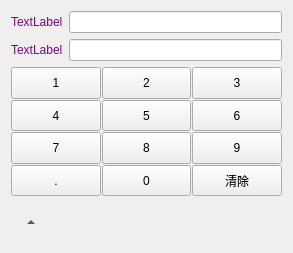
<?xml version="1.0" encoding="UTF-8"?>
<ui version="4.0">
 <class>lds_dialog_input_Dialog</class>
 <widget class="QDialog" name="lds_dialog_input_Dialog">
  <property name="geometry">
   <rect>
    <x>0</x>
    <y>0</y>
    <width>293</width>
    <height>253</height>
   </rect>
  </property>
  <property name="windowTitle">
   <string>Dialog</string>
  </property>
  <layout class="QVBoxLayout" name="verticalLayout">
   <item>
    <layout class="QGridLayout" name="gridLayout_2">
     <item row="0" column="0">
      <widget class="QLabel" name="label">
       <property name="styleSheet">
        <string notr="true">color:purple;</string>
       </property>
       <property name="text">
        <string>TextLabel</string>
       </property>
      </widget>
     </item>
     <item row="0" column="1">
      <widget class="lds_lineedit" name="lineEdit"/>
     </item>
     <item row="1" column="0">
      <widget class="QLabel" name="label_2">
       <property name="styleSheet">
        <string notr="true">color:purple;</string>
       </property>
       <property name="text">
        <string>TextLabel</string>
       </property>
      </widget>
     </item>
     <item row="1" column="1">
      <widget class="lds_lineedit" name="lineEdit_2"/>
     </item>
    </layout>
   </item>
   <item>
    <widget class="QFrame" name="frame">
     <layout class="QGridLayout" name="gridLayout">
      <property name="leftMargin">
       <number>0</number>
      </property>
      <property name="topMargin">
       <number>0</number>
      </property>
      <property name="rightMargin">
       <number>0</number>
      </property>
      <property name="bottomMargin">
       <number>0</number>
      </property>
      <property name="spacing">
       <number>1</number>
      </property>
      <item row="3" column="2">
       <widget class="QPushButton" name="pushButton_clear">
        <property name="sizePolicy">
         <sizepolicy hsizetype="Expanding" vsizetype="Expanding">
          <horstretch>0</horstretch>
          <verstretch>0</verstretch>
         </sizepolicy>
        </property>
        <property name="minimumSize">
         <size>
          <width>0</width>
          <height>0</height>
         </size>
        </property>
        <property name="maximumSize">
         <size>
          <width>16777215</width>
          <height>16777215</height>
         </size>
        </property>
        <property name="focusPolicy">
         <enum>Qt::NoFocus</enum>
        </property>
        <property name="styleSheet">
         <string notr="true"/>
        </property>
        <property name="text">
         <string>清除</string>
        </property>
        <property name="outer_stylesheet" stdset="0">
         <string>pushbutton</string>
        </property>
       </widget>
      </item>
      <item row="3" column="1">
       <widget class="QPushButton" name="pushButton_num0">
        <property name="sizePolicy">
         <sizepolicy hsizetype="Expanding" vsizetype="Expanding">
          <horstretch>0</horstretch>
          <verstretch>0</verstretch>
         </sizepolicy>
        </property>
        <property name="minimumSize">
         <size>
          <width>0</width>
          <height>0</height>
         </size>
        </property>
        <property name="maximumSize">
         <size>
          <width>16777215</width>
          <height>16777215</height>
         </size>
        </property>
        <property name="focusPolicy">
         <enum>Qt::NoFocus</enum>
        </property>
        <property name="styleSheet">
         <string notr="true"/>
        </property>
        <property name="text">
         <string>0</string>
        </property>
        <property name="outer_stylesheet" stdset="0">
         <string>pushbutton</string>
        </property>
       </widget>
      </item>
      <item row="1" column="2">
       <widget class="QPushButton" name="pushButton_num6">
        <property name="sizePolicy">
         <sizepolicy hsizetype="Expanding" vsizetype="Expanding">
          <horstretch>0</horstretch>
          <verstretch>0</verstretch>
         </sizepolicy>
        </property>
        <property name="minimumSize">
         <size>
          <width>0</width>
          <height>0</height>
         </size>
        </property>
        <property name="maximumSize">
         <size>
          <width>16777215</width>
          <height>16777215</height>
         </size>
        </property>
        <property name="focusPolicy">
         <enum>Qt::NoFocus</enum>
        </property>
        <property name="styleSheet">
         <string notr="true"/>
        </property>
        <property name="text">
         <string>6</string>
        </property>
        <property name="outer_stylesheet" stdset="0">
         <string>pushbutton</string>
        </property>
       </widget>
      </item>
      <item row="0" column="2">
       <widget class="QPushButton" name="pushButton_num3">
        <property name="sizePolicy">
         <sizepolicy hsizetype="Expanding" vsizetype="Expanding">
          <horstretch>0</horstretch>
          <verstretch>0</verstretch>
         </sizepolicy>
        </property>
        <property name="minimumSize">
         <size>
          <width>0</width>
          <height>0</height>
         </size>
        </property>
        <property name="maximumSize">
         <size>
          <width>16777215</width>
          <height>16777215</height>
         </size>
        </property>
        <property name="focusPolicy">
         <enum>Qt::NoFocus</enum>
        </property>
        <property name="styleSheet">
         <string notr="true"/>
        </property>
        <property name="text">
         <string>3</string>
        </property>
        <property name="outer_stylesheet" stdset="0">
         <string>pushbutton</string>
        </property>
       </widget>
      </item>
      <item row="0" column="1">
       <widget class="QPushButton" name="pushButton_num2">
        <property name="sizePolicy">
         <sizepolicy hsizetype="Expanding" vsizetype="Expanding">
          <horstretch>0</horstretch>
          <verstretch>0</verstretch>
         </sizepolicy>
        </property>
        <property name="minimumSize">
         <size>
          <width>0</width>
          <height>0</height>
         </size>
        </property>
        <property name="maximumSize">
         <size>
          <width>16777215</width>
          <height>16777215</height>
         </size>
        </property>
        <property name="focusPolicy">
         <enum>Qt::NoFocus</enum>
        </property>
        <property name="styleSheet">
         <string notr="true"/>
        </property>
        <property name="text">
         <string>2</string>
        </property>
        <property name="outer_stylesheet" stdset="0">
         <string>pushbutton</string>
        </property>
       </widget>
      </item>
      <item row="1" column="0">
       <widget class="QPushButton" name="pushButton_num4">
        <property name="sizePolicy">
         <sizepolicy hsizetype="Expanding" vsizetype="Expanding">
          <horstretch>0</horstretch>
          <verstretch>0</verstretch>
         </sizepolicy>
        </property>
        <property name="minimumSize">
         <size>
          <width>0</width>
          <height>0</height>
         </size>
        </property>
        <property name="maximumSize">
         <size>
          <width>16777215</width>
          <height>16777215</height>
         </size>
        </property>
        <property name="focusPolicy">
         <enum>Qt::NoFocus</enum>
        </property>
        <property name="styleSheet">
         <string notr="true"/>
        </property>
        <property name="text">
         <string>4</string>
        </property>
        <property name="outer_stylesheet" stdset="0">
         <string>pushbutton</string>
        </property>
       </widget>
      </item>
      <item row="2" column="0">
       <widget class="QPushButton" name="pushButton_num7">
        <property name="sizePolicy">
         <sizepolicy hsizetype="Expanding" vsizetype="Expanding">
          <horstretch>0</horstretch>
          <verstretch>0</verstretch>
         </sizepolicy>
        </property>
        <property name="minimumSize">
         <size>
          <width>0</width>
          <height>0</height>
         </size>
        </property>
        <property name="maximumSize">
         <size>
          <width>16777215</width>
          <height>16777215</height>
         </size>
        </property>
        <property name="focusPolicy">
         <enum>Qt::NoFocus</enum>
        </property>
        <property name="styleSheet">
         <string notr="true"/>
        </property>
        <property name="text">
         <string>7</string>
        </property>
        <property name="outer_stylesheet" stdset="0">
         <string>pushbutton</string>
        </property>
       </widget>
      </item>
      <item row="2" column="1">
       <widget class="QPushButton" name="pushButton_num8">
        <property name="sizePolicy">
         <sizepolicy hsizetype="Expanding" vsizetype="Expanding">
          <horstretch>0</horstretch>
          <verstretch>0</verstretch>
         </sizepolicy>
        </property>
        <property name="minimumSize">
         <size>
          <width>0</width>
          <height>0</height>
         </size>
        </property>
        <property name="maximumSize">
         <size>
          <width>16777215</width>
          <height>16777215</height>
         </size>
        </property>
        <property name="focusPolicy">
         <enum>Qt::NoFocus</enum>
        </property>
        <property name="styleSheet">
         <string notr="true"/>
        </property>
        <property name="text">
         <string>8</string>
        </property>
        <property name="outer_stylesheet" stdset="0">
         <string>pushbutton</string>
        </property>
       </widget>
      </item>
      <item row="2" column="2">
       <widget class="QPushButton" name="pushButton_num9">
        <property name="sizePolicy">
         <sizepolicy hsizetype="Expanding" vsizetype="Expanding">
          <horstretch>0</horstretch>
          <verstretch>0</verstretch>
         </sizepolicy>
        </property>
        <property name="minimumSize">
         <size>
          <width>0</width>
          <height>0</height>
         </size>
        </property>
        <property name="maximumSize">
         <size>
          <width>16777215</width>
          <height>16777215</height>
         </size>
        </property>
        <property name="focusPolicy">
         <enum>Qt::NoFocus</enum>
        </property>
        <property name="styleSheet">
         <string notr="true"/>
        </property>
        <property name="text">
         <string>9</string>
        </property>
        <property name="outer_stylesheet" stdset="0">
         <string>pushbutton</string>
        </property>
       </widget>
      </item>
      <item row="1" column="1">
       <widget class="QPushButton" name="pushButton_num5">
        <property name="sizePolicy">
         <sizepolicy hsizetype="Expanding" vsizetype="Expanding">
          <horstretch>0</horstretch>
          <verstretch>0</verstretch>
         </sizepolicy>
        </property>
        <property name="minimumSize">
         <size>
          <width>0</width>
          <height>0</height>
         </size>
        </property>
        <property name="maximumSize">
         <size>
          <width>16777215</width>
          <height>16777215</height>
         </size>
        </property>
        <property name="focusPolicy">
         <enum>Qt::NoFocus</enum>
        </property>
        <property name="styleSheet">
         <string notr="true"/>
        </property>
        <property name="text">
         <string>5</string>
        </property>
        <property name="outer_stylesheet" stdset="0">
         <string>pushbutton</string>
        </property>
       </widget>
      </item>
      <item row="0" column="0">
       <widget class="QPushButton" name="pushButton_num1">
        <property name="sizePolicy">
         <sizepolicy hsizetype="Expanding" vsizetype="Expanding">
          <horstretch>0</horstretch>
          <verstretch>0</verstretch>
         </sizepolicy>
        </property>
        <property name="minimumSize">
         <size>
          <width>0</width>
          <height>0</height>
         </size>
        </property>
        <property name="maximumSize">
         <size>
          <width>16777215</width>
          <height>16777215</height>
         </size>
        </property>
        <property name="focusPolicy">
         <enum>Qt::NoFocus</enum>
        </property>
        <property name="styleSheet">
         <string notr="true"/>
        </property>
        <property name="text">
         <string>1</string>
        </property>
        <property name="outer_stylesheet" stdset="0">
         <string>pushbutton</string>
        </property>
       </widget>
      </item>
      <item row="3" column="0">
       <widget class="QPushButton" name="pushButton_dot">
        <property name="sizePolicy">
         <sizepolicy hsizetype="Expanding" vsizetype="Expanding">
          <horstretch>0</horstretch>
          <verstretch>0</verstretch>
         </sizepolicy>
        </property>
        <property name="minimumSize">
         <size>
          <width>0</width>
          <height>0</height>
         </size>
        </property>
        <property name="maximumSize">
         <size>
          <width>16777215</width>
          <height>16777215</height>
         </size>
        </property>
        <property name="focusPolicy">
         <enum>Qt::NoFocus</enum>
        </property>
        <property name="styleSheet">
         <string notr="true"/>
        </property>
        <property name="text">
         <string>.</string>
        </property>
        <property name="outer_stylesheet" stdset="0">
         <string>pushbutton</string>
        </property>
       </widget>
      </item>
     </layout>
    </widget>
   </item>
   <item>
    <layout class="QHBoxLayout" name="horizontalLayout">
     <item>
      <widget class="QToolButton" name="toolButton">
       <property name="sizePolicy">
        <sizepolicy hsizetype="Fixed" vsizetype="Fixed">
         <horstretch>0</horstretch>
         <verstretch>0</verstretch>
        </sizepolicy>
       </property>
       <property name="minimumSize">
        <size>
         <width>40</width>
         <height>40</height>
        </size>
       </property>
       <property name="maximumSize">
        <size>
         <width>40</width>
         <height>40</height>
        </size>
       </property>
       <property name="text">
        <string/>
       </property>
       <property name="iconSize">
        <size>
         <width>20</width>
         <height>20</height>
        </size>
       </property>
       <property name="toolButtonStyle">
        <enum>Qt::ToolButtonIconOnly</enum>
       </property>
       <property name="autoRaise">
        <bool>true</bool>
       </property>
       <property name="arrowType">
        <enum>Qt::UpArrow</enum>
       </property>
      </widget>
     </item>
     <item>
      <widget class="lds_toolbar" name="widget" native="true"/>
     </item>
    </layout>
   </item>
  </layout>
 </widget>
 <customwidgets>
  <customwidget>
   <class>lds_toolbar</class>
   <extends>QFrame</extends>
   <header>lds_toolbar.h</header>
   <container>1</container>
  </customwidget>
  <customwidget>
   <class>lds_lineedit</class>
   <extends>QLineEdit</extends>
   <header>lds_lineedit.h</header>
  </customwidget>
 </customwidgets>
 <resources/>
 <connections/>
</ui>
